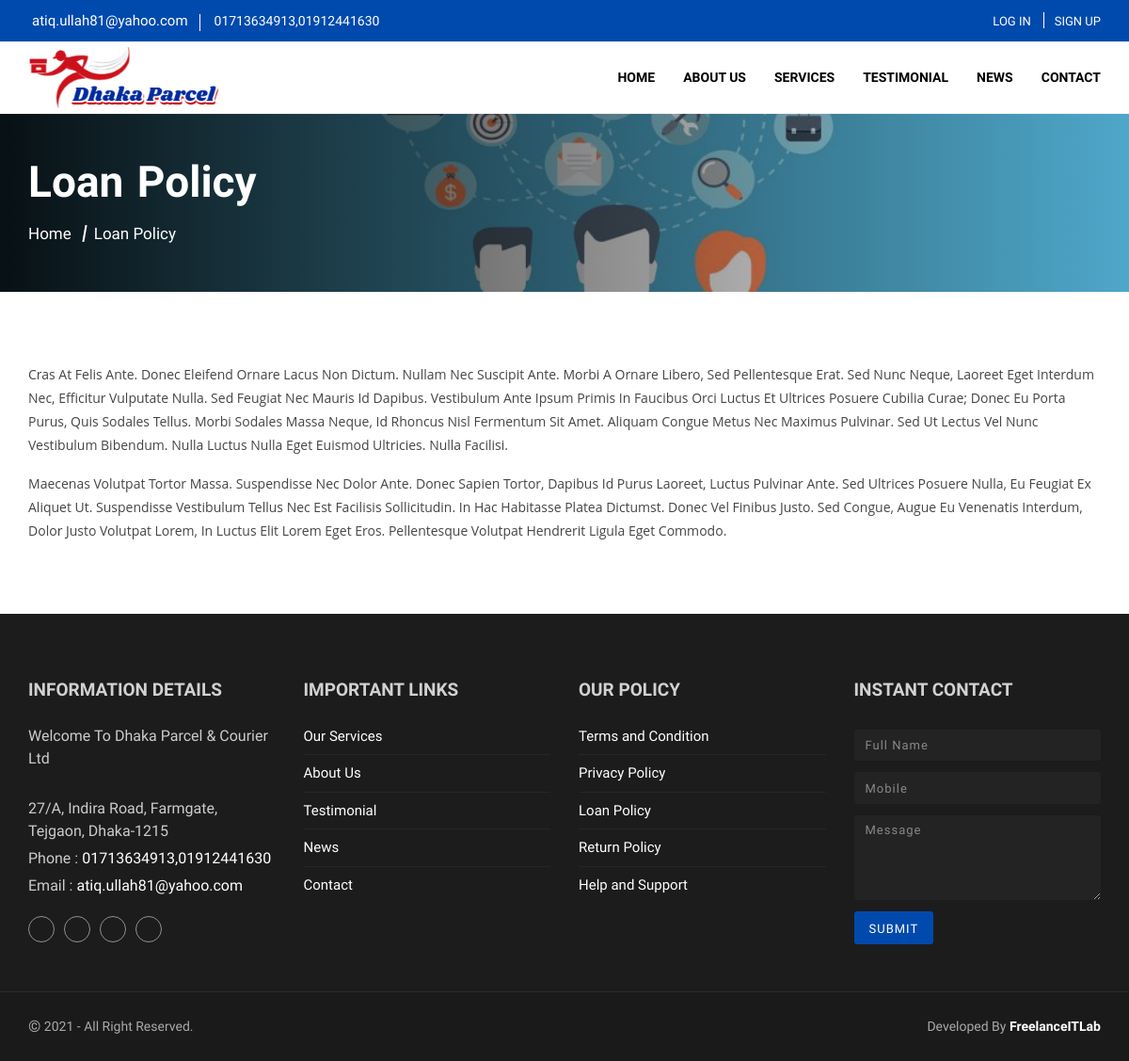
The app's page /page/loan_policy with its own data.
### tables this page shows
CREATE TABLE `footer` (
  `id` int(11) NOT NULL,
  `location` varchar(100) NOT NULL,
  `email` varchar(100) NOT NULL,
  `phone` varchar(100) NOT NULL,
  `fb_link` varchar(100) NOT NULL,
  `g_link` varchar(100) NOT NULL,
  `in_link` varchar(100) NOT NULL,
  `tw_link` varchar(100) NOT NULL,
  `youtube` varchar(255) DEFAULT NULL,
  `trash` varchar(100) NOT NULL
);

CREATE TABLE `header` (
  `id` int(11) NOT NULL,
  `web_title` varchar(100) NOT NULL,
  `web_logo` varchar(100) NOT NULL,
  `fev_icon` varchar(100) NOT NULL,
  `food_menu` text NOT NULL,
  `apk` text DEFAULT NULL,
  `is_verification` int(1) NOT NULL DEFAULT 1,
  `trash` int(100) NOT NULL
);

CREATE TABLE `pages` (
  `id` int(11) NOT NULL,
  `type` varchar(255) DEFAULT NULL,
  `title` varchar(255) NOT NULL,
  `description` text NOT NULL
);

### application/helpers/io_helper.php (called while the page is built, shortened)
<?php
if (!function_exists('readTable')) {
    function readTable($table, $where=[], $nidle=[]){
        $ci =& get_instance();
        $query = $ci->db->where($where)->get($table);
        return $query->result();
    }
}
if (!function_exists('view')) {
    function view($location)
    {
        $ci =& get_instance();
        $ci->data['page'] = $location;
        $ci->load->view('frontend/layout/master', $ci->data);
    }
}
if (!function_exists('load')) {
    function load($location)
    {
        $ci =& get_instance();
        $ci->load->view(str_replace('.', '/', $location), $ci->data);
    }
}

### application/controllers/Frontend/HomeController.php (called while the page is built, shortened)
<?php
class HomeController extends Frontend_Controller {
    function __construct() {
        parent::__construct();
    }
    public function pages($title) {
        $page = get_result('pages', ['title'=>$title]);
        return view('frontend.pages.pages');
    }
}

### index.php (called while the page is built, shortened)
<?php
require_once BASEPATH.'core/CodeIgniter.php';

### application/core/Lab_Controller.php (called while the page is built, shortened)
<?php
class Frontend_Controller extends Lab_Controller {
    function __construct() {
        $header = readTable('header');
        $footer = readTable('footer');
    }
}

### application/helpers/ecom_front_helper.php (called while the page is built, shortened)
<?php
function user(){
    $CI = & get_instance();
    if($CI->session->userdata('subscriber'))
    {
        $user = readTable('subscribers', ['id'=>$CI->session->userdata('subscriber_id')]);
        return ($user ? $user[0] : false);
    }
    else{
        return false;
    }
}

### application/helpers/custom_db_helper.php (called while the page is built, shortened)
<?php
	function read($data=null, $Extra_cond=null, $Extra_order_by='id DESC', $Extra_limit=null, $Extra_offset=null){
		$ci =& get_instance();
		if(is_array($data)){
			$table 	   = isset($data['table']) ? $data['table'] : null;
			$cond  	   = isset($data['cond']) ? $data['cond'] : null;
			$offset    = isset($data['offset']) ? $data['offset'] : null;
			$limit     = isset($data['limit']) ? $data['limit'] : null;
			$order_by  = isset($data['order_by']) ? $data['order_by'] : null;
			$group_by  = isset($data['group_by']) ? $data['group_by'] : null;
			$distinct  = isset($data['distinct']) ? $data['distinct'] : null;
			$select    = isset($data['select']) ? $data['select'] : '*';
        			$ci->db->select($select);
					$ci->db->order_by($order_by);
					if($distinct!==null) $ci->db->distinct($distinct);
					if($group_by!==null) $ci->db->group_by($group_by);
			$result = $ci->db->get_where($table,$cond,$limit, $offset);
		}else{
			$Extra_table = $data;
					  $ci->db->order_by($Extra_order_by);
			$result = $ci->db->get_where($Extra_table, $Extra_cond, $Extra_limit, $Extra_offset);
		}
		if(empty($result->result())){
			return false;
		}else{
			return $result->result();
		}
	}

### application/helpers/admin_helper.php (called while the page is built, shortened)
<?php
if (!function_exists('get_result')) {
    function get_result($table, $where = null, $select = null, $groupBy = null, $order_col = null, $order_by = 'ASC', $limit = null)
    {
        $ci =& get_instance();
		if(!empty($table)){
			if (!empty($where)) {
				$ci->db->where($where);
			}
			$query = $ci->db->get($table);
			return $query->result();
        }
		return false;
    }
}

### application/helpers/custom_helper.php (called while the page is built, shortened)
<?php
function filter($value){
    $capitalize="";
    $rmv_scor=str_replace("_"," ", $value);
    if (mb_detect_encoding($rmv_scor)!='UTF-8') {
        $capitalize=ucwords($rmv_scor);
    }else{
        $capitalize=$rmv_scor;
    }
    return $capitalize;
}

### application/views/frontend/pages/pages.php (the view)
<link rel="stylesheet" href="<?=site_url('public/style/single.css')?>">
<header class="second_header">
    <div class="cover">
        <div class="container">
            <div class="header_content">
                <h2><?=filter(!empty($page_content->title) ? $page_content->title : '')?></h2>
                <ul>
                    <li><a href="<?=site_url('')?>">Home</a></li>
                    <li><?=filter(!empty($page_content->title) ? $page_content->title : '')?></li>
                </ul>
            </div>
        </div>
    </div>
</header>
<section class="single_page">
    <div class="container">
        <?php if($page_content) { ?>
        	<?=filter($page_content->description)?>
        <?php } else { ?>
        	<p>Nothing</p>
        <?php } ?>
    </div>
</section>

### application/views/frontend/partials/header.php (shortened to what this page needs)
<!doctype html>
<html lang="en">
<head>
    <link rel="stylesheet" href="https://unpkg.com/ionicons@4.5.10-0/dist/css/ionicons.min.css">
    <link rel="stylesheet" href="https://pro.fontawesome.com/releases/v5.10.0/css/all.css">
    <link rel="stylesheet" href="https://cdn.jsdelivr.net/npm/bootstrap-select@1.13.14/dist/css/bootstrap-select.min.css">
    <link rel="stylesheet" href="https://cdn.jsdelivr.net/npm/bootstrap@4.5.3/dist/css/bootstrap.min.css">
    <link rel="stylesheet" href="<?php echo site_url('public/style/master.css')?>">
</head>
<?php
    $header = read('header');
?>
<body>
    <div id="app">
        <nav class="fixed-top">
            <div class="contact_nav">
                <div class="container">
                    <div class="cnav_content">
                        <div class="contact_access">
                            <a href="mailto:"><i class="icon ion-ios-mail"></i><?=($footer?$footer->email:'')?> </a>
                            <a href="tel:" class="call"><i class="icon ion-ios-call"></i><?=($footer?$footer->phone:'')?> </a>
                        </div>
                        <?php if(!user()){ ?>
                        <ul class="auth">
                            <li>
                                <a href="<?=site_url('login')?>"><span>Log In</span></a>
                            </li>
                            <li>
                                <a href="<?=site_url('registration')?>"><span>Sign Up</span></a>
                            </li>
                        </ul>
                        <?php } else if(user()) { ?>
                        <div class="user-dropdown dropdown">
                            <div class="user-menu" data-toggle="dropdown">
                                <span><?=(user()->name)?></span>
                                <img src="<?= site_url(!empty(user()->image) ? user()->image : 'public/images/user/01.png') ?>"
                                    alt="">
                            </div>
                            <ul class="dropdown-menu">
                                <li><a href="<?=site_url('user-panel/dashboard')?>"><i
                                            class="icon ion-ios-speedometer"></i> Dashboard</a></li>
                                <li><a href="<?=site_url('user-panel/profile')?>"><i class="icon ion-md-person-add"></i>
                                        Profile</a></li>
                                <li><a href="<?=site_url('logout')?>"><i class="icon ion-md-log-out"></i> Logout</a>
                                </li>
                            </ul>
                        </div>
                        <?php } ?>
                    </div>
                </div>
            </div>
            <div class="navbar navbar-expand-lg">
                <div class="container">
                    <a class="brand" href="<?=site_url('')?>">
                        <img src="<?=site_url($header ? $header[0]->web_logo : 'public/images/logo/logo.png')?>" alt="">
                    </a>
                    <div class="collapse navbar-collapse" id="nav">
                        <ul class="navbar-nav">
                            <li><a href="<?=site_url('')?>" class="nav-link">Home</a></li>
                            <li><a href="<?=site_url('about')?>" class="nav-link">About Us</a></li>
                            <li><a href="<?=site_url('services')?>" class="nav-link">Services</a></li>
                            <li><a href="<?=site_url('testimonial')?>" class="nav-link">Testimonial</a></li>
                            <li><a href="<?=site_url('news')?>" class="nav-link">News</a></li>
                            <li><a href="<?=site_url('contact')?>" class="nav-link">Contact</a></li>
                        </ul>
                    </div>
                </div>
            </div>
        </nav>

### application/views/frontend/partials/footer.php (shortened to what this page needs)
    <footer class="footer_section" id="message">
        <div class="container">
            <div class="row">
                <div class="col-lg-3 col-sm-6">
                    <div class="company_info">
                        <h3>Information Details</h3>
                        <p>Welcome To <?=($header?$header->web_title:'')?></p><br>
                        <p><?=($footer?$footer->location:'')?></p>
                        <p>Phone : <a
                                href="tel:<?=($footer?$footer->phone:'')?>"><?=($footer? $footer->phone:'Wbsite Title')?></a>
                        </p>
                        <p>Email : <a
                                href="mailto:<?=($footer?$footer->email:'')?>"><?=($footer?$footer->email:'')?></a>
                        </p>
                        <ul class="social_link">
                            <li><a href="<?=($footer?$footer->fb_link:'')?>" target="_blank" class="facebook"><i class="icon ion-logo-facebook"></i></a></li>
                            <li><a href="<?=($footer?$footer->tw_link:'')?>" target="_blank" class="twitter"><i class="icon ion-logo-twitter"></i></a></li>
                            <li><a href="<?=($footer?$footer->in_link:'')?>" target="_blank" class="linkedin"><i class="icon ion-logo-linkedin"></i></a></li>
                            <li><a href="<?=($footer?$footer->youtube:'')?>" target="_blank" class="youtube"><i class="icon ion-logo-youtube"></i></a></li>
                        </ul>
                    </div>
                </div>
                <div class="col-lg-3 col-sm-6">
                    <div class="company_info">
                        <h3>Important Links</h3>
                        <ul class="quick_link">
                            <li><a href="<?=site_url('services')?>">Our Services</a></li>
                            <li><a href="<?=site_url('about')?>">About Us</a></li>
                            <li><a href="<?=site_url('testimonial')?>">Testimonial</a></li>
                            <li><a href="<?=site_url('home/news')?>">News</a></li>
                            <li><a href="<?=site_url('home/contact')?>">Contact</a></li>
                        </ul>
                    </div>
                </div>
                <div class="col-lg-3 col-sm-6">
                    <div class="company_info">
                        <h3>Our Policy</h3>
                        <ul class="quick_link">
                            <li><a href="<?=site_url('page/terms_condition')?>">Terms and Condition</a></li>
                            <li><a href="<?=site_url('page/privacy_policy')?>">Privacy Policy</a></li>
                            <li><a href="<?=site_url('page/loan_policy')?>">Loan Policy</a></li>
                            <li><a href="<?=site_url('page/return_policy')?>">Return Policy</a></li>
                            <li><a href="<?=site_url('page/help_support')?>">Help and Support</a></li>
                        </ul>
                    </div>
                </div>
                <div class="col-lg-3 col-sm-6">
                    <div class="company_info">
                        <h3>Instant Contact</h3>
                        <form class="contact_form" action="<?=site_url('home/add_message')?>" method="post">
                            <div class="form-group">
                                <input type="text" name="name" class="form-control" placeholder="Full Name" required>
                            </div>
                            <div class="form-group">
                                <input type="text" class="form-control" name="phone" placeholder="Mobile" required>
                            </div>
                            <div class="form-group">
                                <textarea class="form-control" name="message" rows="4" placeholder="Message"
                                    required></textarea>
                            </div>
                            <button type="submit" class="btn">Submit</button>
                        </form>
                    </div>
                </div>
            </div>
        </div>
    </footer>
    <footer class="second_footer">
        <div class="container">
            <div class="ft_content">
                <p><span class="copyright">©</span> 2021
                    <?php  ?> -
                    All Right Reserved.</p>
                <p>Developed By <a href="http://www.freelanceitlab.com/" target="_blank">FreelanceITLab</a></p>
            </div>
        </div>
    </footer>
    </div>
    <link rel="stylesheet" href="//cdnjs.cloudflare.com/ajax/libs/toastr.js/latest/css/toastr.min.css">
    </body>
</html>

### public/style/single.css (style rules this page uses)
.single_page { padding: 75px 0 60px; background: #fff; }

### records on screen
footer: email "atiq.ullah81@yahoo.com", phone "01713634913,01912441630", location "27/A, Indira Road, Farmgate, Tejgaon, Dhaka-1215"
header: web_logo (picture), web_title "Dhaka Parcel & Courier Ltd"
pages: title "Loan Policy", description "Cras At Felis Ante. Donec Eleifend Ornare Lacus Non Dictum. Nullam Nec Suscipit Ante. Morbi A Ornare Libero, Sed Pellentesque Erat. Sed Nunc Neque, Laoreet Eget Interdum Nec, Efficitur Vulputate Nulla. Sed Feugiat Nec Mauris Id Dapibus. Vestibulum Ante Ipsum Primis In Faucibus Orci Luctus Et Ultrices Posuere Cubilia Curae; Donec Eu Porta Purus, Quis Sodales Tellus. Morbi Sodales Massa Neque, Id Rhoncus Nisl Fermentum Sit Amet. Aliquam Congue Metus Nec Maximus Pulvinar. Sed Ut Lectus Vel Nunc Vestibulum Bibendum. Nulla Luctus Nulla Eget Euismod Ultricies. Nulla Facilisi. Maecenas Volutpat Tortor Massa. Suspendisse Nec Dolor Ante. Donec Sapien Tortor, Dapibus Id Purus Laoreet, Luctus Pulvinar…"
